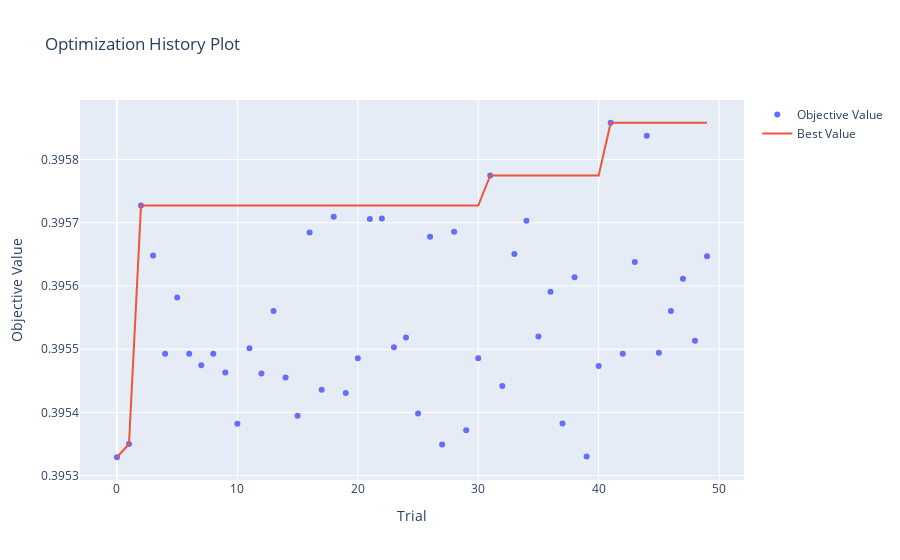

The cell this chart's notebook holds for it:
### Code cell
visualizations['optimization_history']
